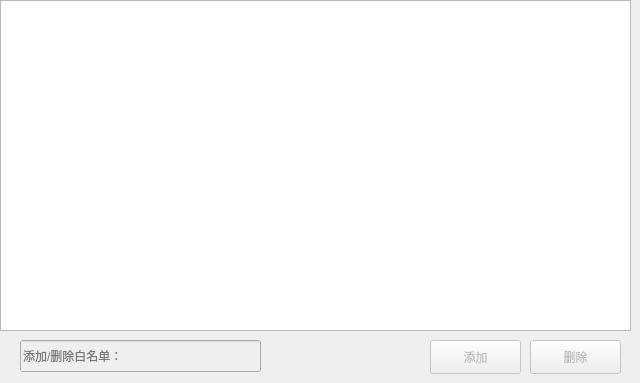
   <widget class="QWidget" name="whitelist">
    <attribute name="title">
     <string>白名单管理</string>
    </attribute>
    <widget class="QLineEdit" name="whitelist_add_edit">
     <property name="enabled">
      <bool>false</bool>
     </property>
     <property name="geometry">
      <rect>
       <x>20</x>
       <y>340</y>
       <width>241</width>
       <height>32</height>
      </rect>
     </property>
     <property name="text">
      <string/>
     </property>
     <property name="placeholderText">
      <string>添加/删除白名单：</string>
     </property>
    </widget>
    <widget class="QPushButton" name="whitelist_del_button">
     <property name="enabled">
      <bool>false</bool>
     </property>
     <property name="geometry">
      <rect>
       <x>530</x>
       <y>340</y>
       <width>91</width>
       <height>34</height>
      </rect>
     </property>
     <property name="text">
      <string>删除</string>
     </property>
    </widget>
    <widget class="QPushButton" name="whitelist_add_button">
     <property name="enabled">
      <bool>false</bool>
     </property>
     <property name="geometry">
      <rect>
       <x>430</x>
       <y>340</y>
       <width>91</width>
       <height>34</height>
      </rect>
     </property>
     <property name="text">
      <string>添加</string>
     </property>
    </widget>
    <widget class="QTableWidget" name="whitelist_list">
     <property name="geometry">
      <rect>
       <x>0</x>
       <y>0</y>
       <width>631</width>
       <height>331</height>
      </rect>
     </property>
     <property name="editTriggers">
      <set>QAbstractItemView::DoubleClicked|QAbstractItemView::EditKeyPressed|QAbstractItemView::SelectedClicked</set>
     </property>
    </widget>
   </widget>
